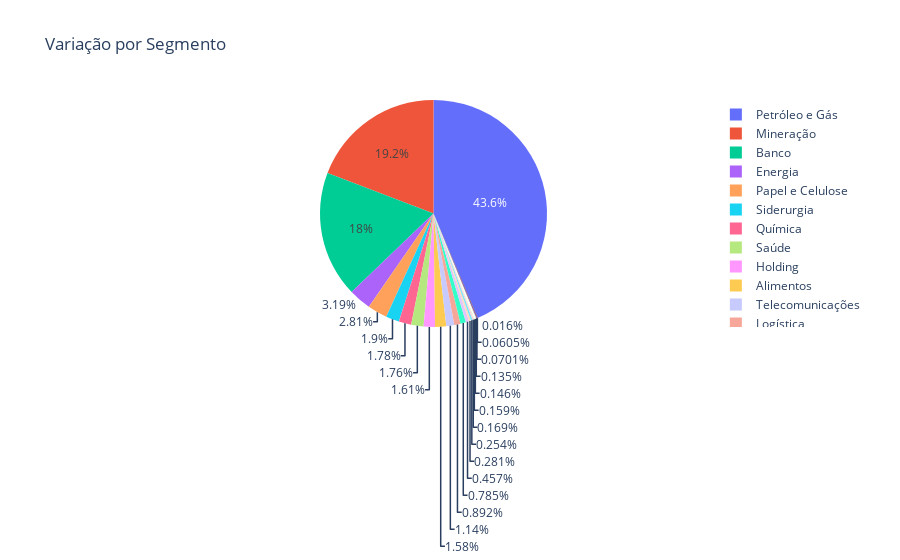

Here is the notebook cell this chart was saved with:
### Markdown cell above
Utilizando a biblioteca Plotly Express 

Foi criado um gráfico de pizza a partir do DataFrame df_analise_segmento_subiu.

### Code cell
fig = px.pie(df_analise_segmento_subiu, values='Variacao_reias', names='Segmento', title='Variação por Segmento')
fig.show()

### Figure 1 — Plotly figure (JSON) as saved in the notebook; plotly's stock layout.template omitted (floating-point values rounded to 4 significant figures)
{"data": [{"domain": {"x": [0, 1], "y": [0, 1]}, "hovertemplate": "Segmento=%{label}<br>Variacao_reias=%{value}<extra></extra>", "labels": ["Alimentos", "Banco", "Calçados", "Construção Civil", "Educação", "Energia", "Farmácias e Drogarias", "Holding", "Locação de Veículos", "Logística", "Meios de Pagamento", "Mineração", "Papel e Celulose", "Petróleo e Gás", "Química", "Saúde", "Serviços Financeiros", "Shopping Centers", "Siderurgia", "Tecnologia", "Telecomunicações", "Transporte (Aéreo)", "Varejo"], "legendgroup": "", "name": "", "showlegend": true, "type": "pie", "values": [407800000.0, 4637000000.0, 41020000.0, 37530000.0, 72300000.0, 821100000.0, 202400000.0, 416100000.0, 4131000.0, 229800000.0, 43660000.0, 4940000000.0, 722900000.0, 11240000000.0, 457800000.0, 453900000.0, 18070000.0, 117700000.0, 489900000.0, 15600000.0, 292900000.0, 65450000.0, 34830000.0]}], "layout": {"legend": {"tracegroupgap": 0}, "title": {"text": "Variação por Segmento"}}}
